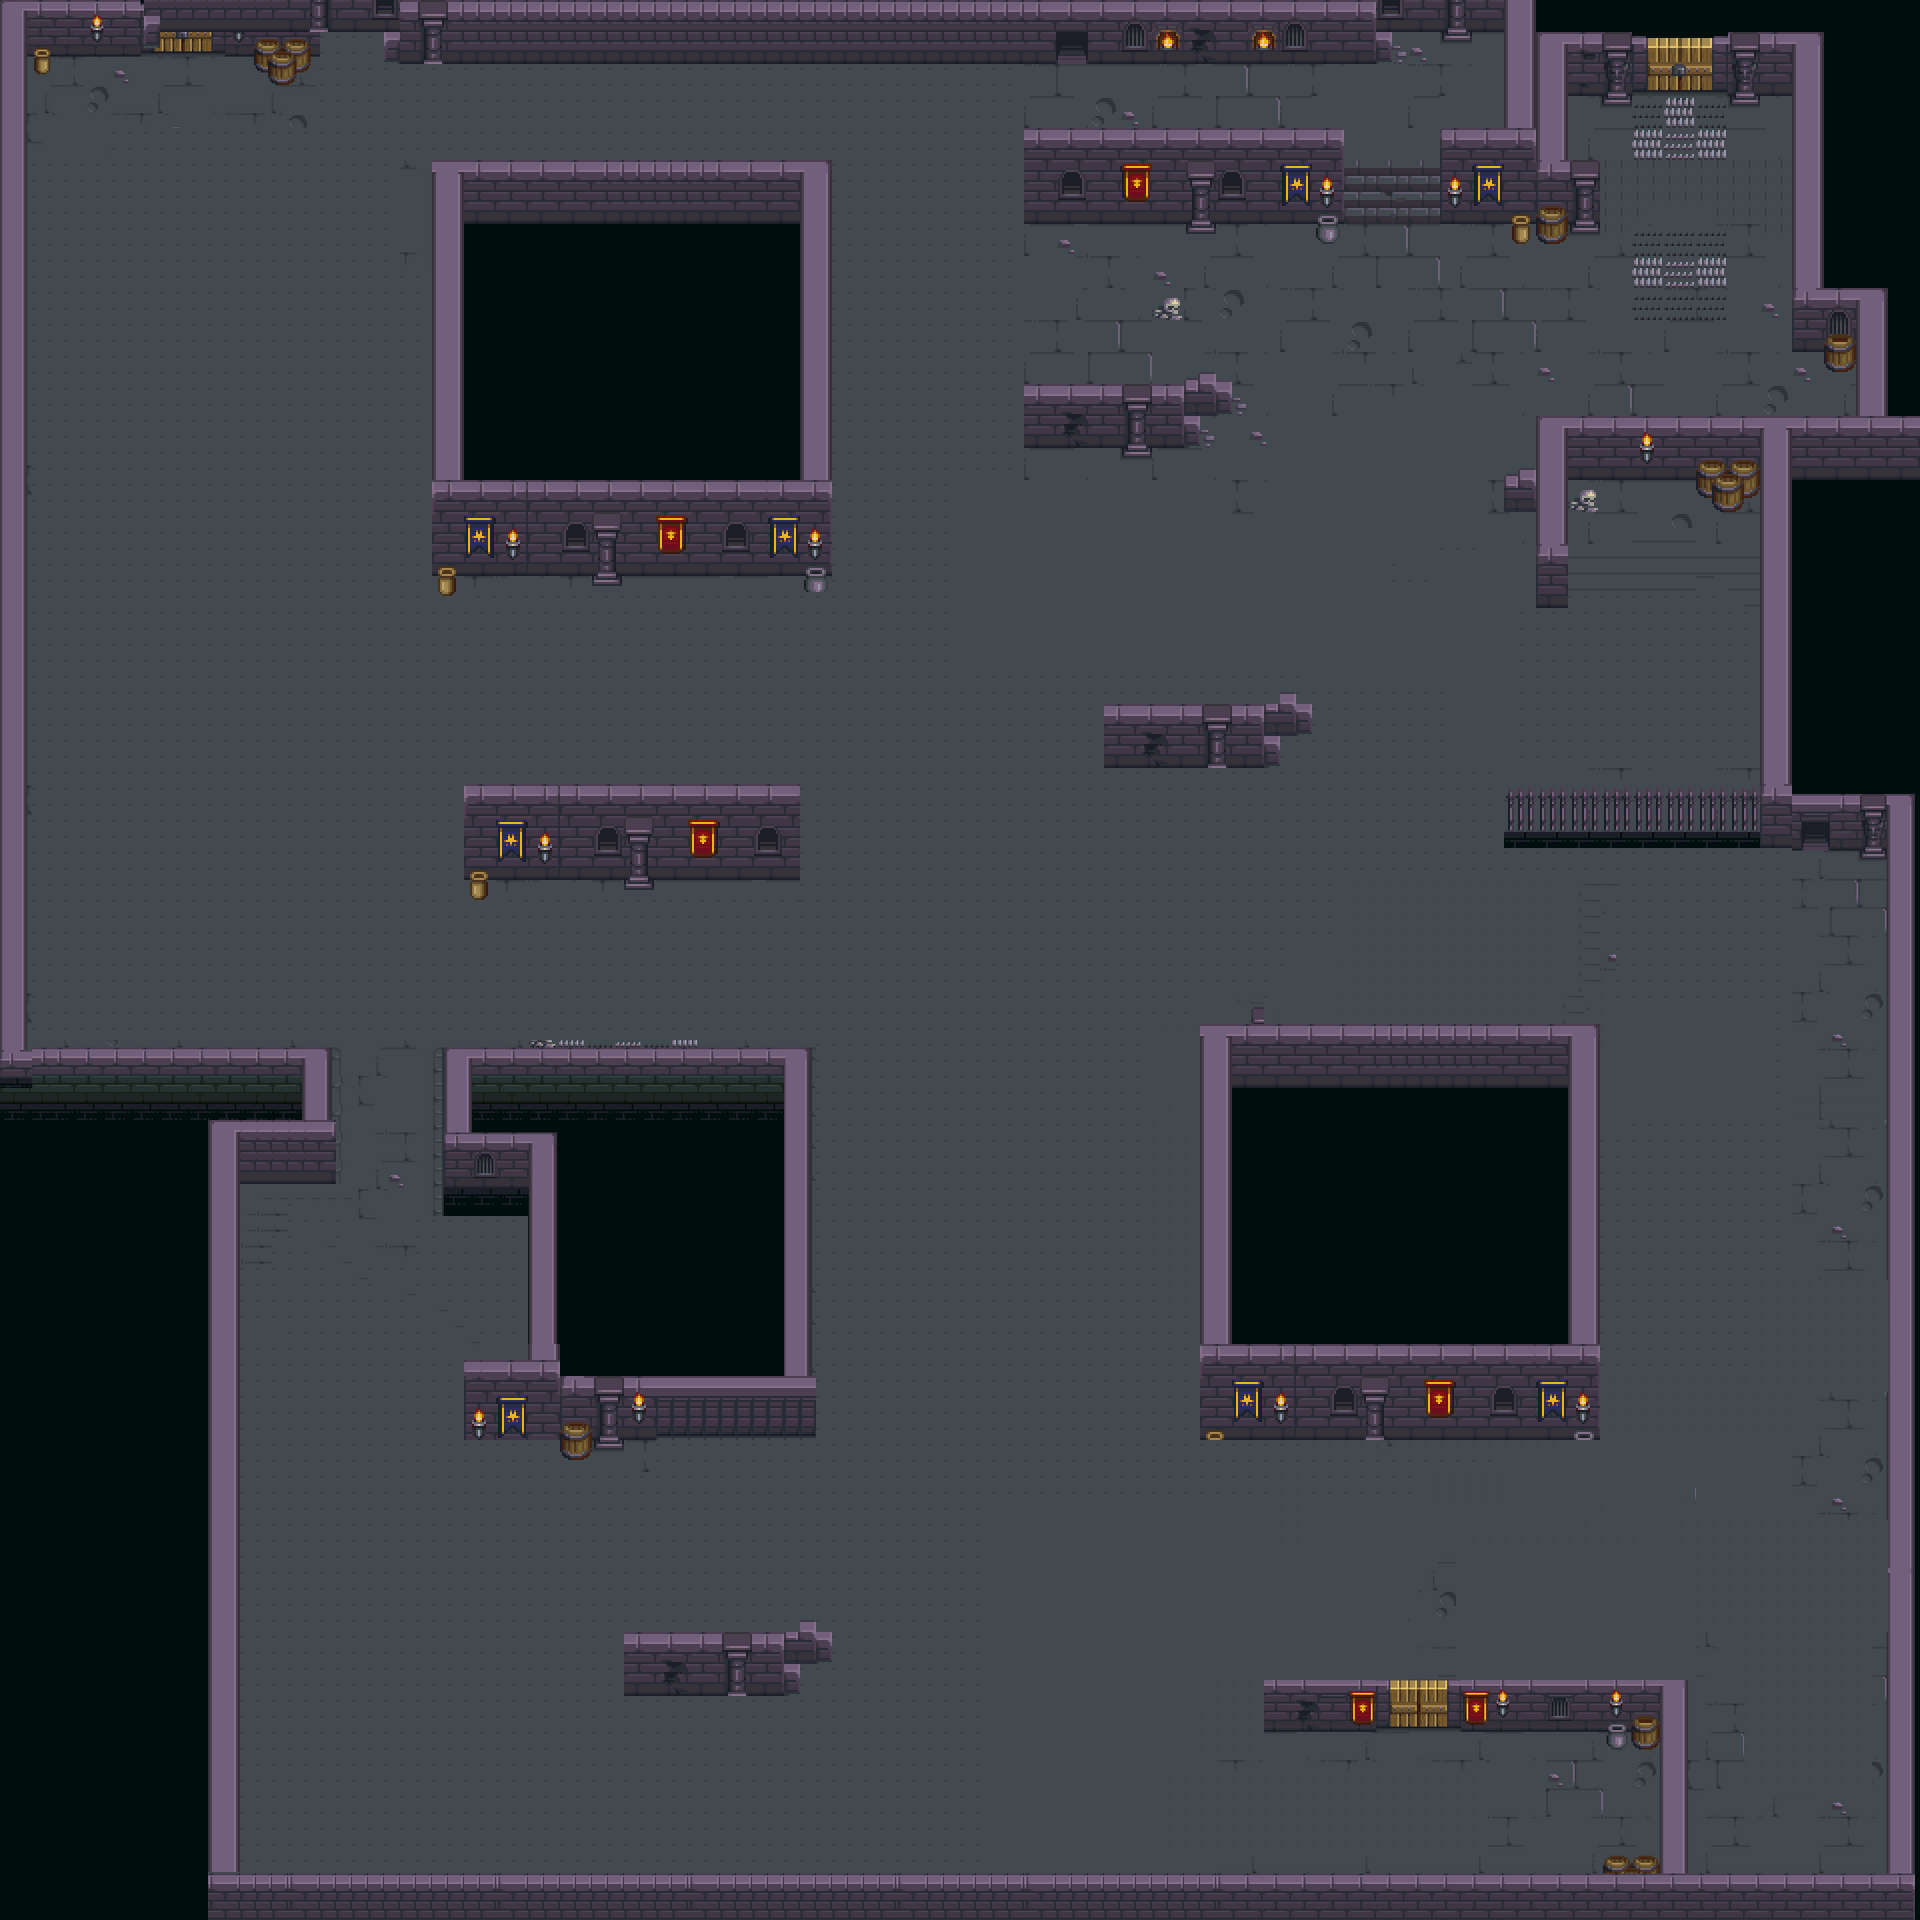

Tiled map render using the project's own tile images. Description and the map definition, with tile-layer contents summarised, below:
An orthogonal 120x120 tile map with 16x16 px tiles, 3 tile layers (color, ground, wall), 4 tilesets.

<map version="1.8" tiledversion="1.8.4" orientation="orthogonal" renderorder="right-down" width="120" height="120" tilewidth="16" tileheight="16" infinite="0" nextlayerid="4" nextobjectid="1">
 <tileset firstgid="1" name="K2F11v" tilewidth="16" tileheight="16" tilecount="1862" columns="49">
  <image source="../dungeon/K2F11v.png" width="794" height="623" />
 </tileset>
 <tileset firstgid="1863" name="eMMKz6" tilewidth="16" tileheight="16" tilecount="1862" columns="49">
  <image source="../dungeon/eMMKz6.png" width="794" height="623" />
 </tileset>
 <tileset firstgid="3725" name="ZDhhzc" tilewidth="16" tileheight="16" tilecount="1862" columns="49">
  <image source="../dungeon/ZDhhzc.png" width="794" height="623" />
 </tileset>
 <tileset firstgid="5587" name="Lydx4p" tilewidth="16" tileheight="16" tilecount="2464" columns="56">
  <image source="../dungeon/Lydx4p.png" width="896" height="704" />
 </tileset>
 <layer id="1" name="color" width="120" height="120">
  <data>[14400 cells, 14400 non-empty, 1 distinct tile ids]</data>
 </layer>
 <layer id="2" name="ground" width="120" height="120">
  <data>[14400 cells, 12560 non-empty, 2808 distinct tile ids]</data>
 </layer>
 <layer id="3" name="wall" width="120" height="120">
  <data>[14400 cells, 2929 non-empty, 1246 distinct tile ids]</data>
 </layer>
</map>